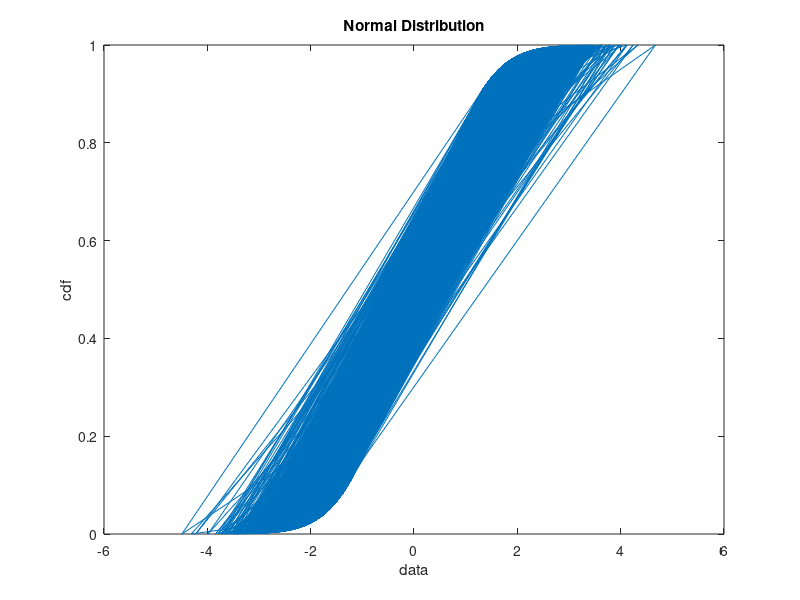
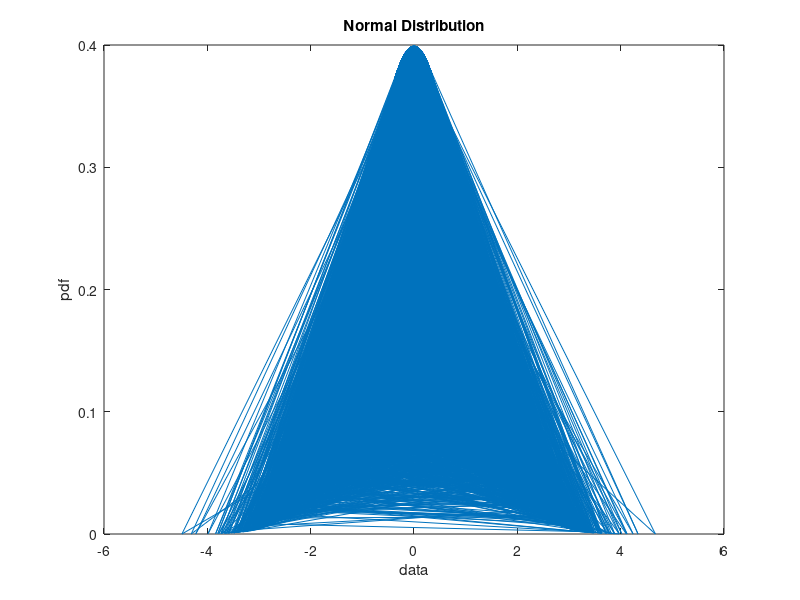

The MATLAB source for these figures, in order:
% [+] AmirHossein Aliyan
% [+] 991771231


% clear output
clc
clear all

% define N and x
N = 100000;
X = randn(1, N);

mu = 0;
sigma = 1;
pd = makedist('Normal', 'mu', mu, 'sigma', sigma);

cdf_var = cdf(pd, X);
pdf_var = pdf(pd, X);

% draw cdf and pdf
figure; plot(X, cdf_var); xlabel('data'); ylabel('cdf'); title('Normal Distribution');
figure; plot(X, pdf_var); xlabel('data'); ylabel('pdf'); title('Normal Distribution');

% histogram
%figure;hist(X);

% avg, var and covar
average = mean(X);
variance = var(X);
correlation = variance + (average).^2;

disp(['average  : ' num2str(average)]);
disp(['variance : ' num2str(variance)]);
disp(['correlation : ' num2str(correlation)]);
